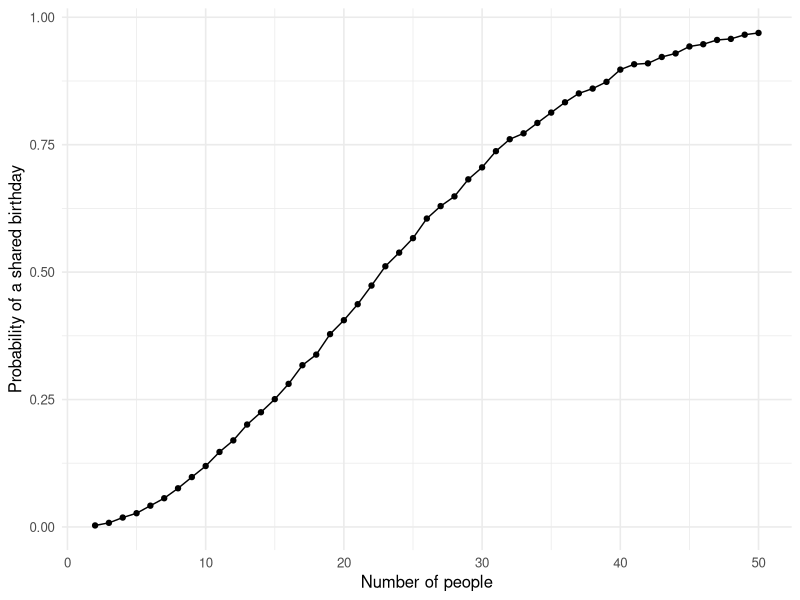

Source code (R): (Note: this script raises an error after producing the figure.)
## ---- chunk 1
library(tidyverse)
knitr::opts_chunk$set(message = FALSE, fig.width = 7, fig.asp = 0.65)
theme_set(theme_minimal(base_size = 12))
## ---- chunk 2
birthday_repeated = function(n_people) {
  birthdays = sample(1:365, size = n_people, replace = TRUE)
  return(length(unique(birthdays)) < n_people)
}

set.seed(2367)

birthday_summary =
  expand_grid(n_people = 2:50, iteration = 1:10000) |>
  mutate(shared_birthday = map_lgl(n_people, birthday_repeated)) |>
  group_by(n_people) |>
  summarize(probability = mean(shared_birthday))
## ---- chunk 3
birthday_summary |>
  ggplot(aes(x = n_people, y = probability)) +
  geom_line() +
  geom_point() +
  labs(x = "Number of people", y = "Probability of a shared birthday")
## ---- chunk 4
study_data =
  tibble(file_name = list.files("data", pattern = "\\.csv$")) |>
  mutate(
    observations = map(paste0("data/", file_name), read_csv),
    file_name = str_remove(file_name, "\\.csv$")
  ) |>
  separate(file_name, into = c("arm", "subject_id"), sep = "_") |>
  mutate(arm = recode(arm, con = "Control", exp = "Experimental")) |>
  unnest(observations) |>
  pivot_longer(
    starts_with("week_"),
    names_to = "week",
    names_prefix = "week_",
    values_to = "observation"
  ) |>
  mutate(week = as.integer(week))
## ---- chunk 5
study_data |>
  ggplot(aes(
    x = week, y = observation,
    group = interaction(arm, subject_id), color = arm
  )) +
  geom_line() +
  facet_wrap(~arm) +
  scale_x_continuous(breaks = 1:8) +
  labs(x = "Week", y = "Observation", color = "Arm") +
  theme(legend.position = "none")
## ---- chunk 6
sim_t_test = function(mu) {
  sample_data = rnorm(30, mean = mu, sd = 5)
  t.test(sample_data, mu = 0) |>
    broom::tidy() |>
    select(estimate, p.value)
}

set.seed(2368)

test_results =
  expand_grid(true_mu = 0:6, iteration = 1:5000) |>
  mutate(results = map(true_mu, sim_t_test)) |>
  unnest(results) |>
  mutate(rejected = p.value < 0.05)

test_summary =
  test_results |>
  group_by(true_mu) |>
  summarize(
    power = mean(rejected),
    mean_all = mean(estimate),
    mean_rejected = mean(estimate[rejected])
  )
## ---- chunk 7
test_summary |>
  ggplot(aes(x = true_mu, y = power)) +
  geom_line() +
  geom_point() +
  scale_x_continuous(breaks = 0:6) +
  labs(x = "True mean", y = "Proportion rejecting the null")
## ---- chunk 8
test_summary |>
  pivot_longer(
    c(mean_all, mean_rejected),
    names_to = "samples", values_to = "average_estimate"
  ) |>
  ggplot(aes(x = true_mu, y = average_estimate, color = samples)) +
  geom_abline(intercept = 0, slope = 1, linetype = "dashed") +
  geom_line() +
  geom_point() +
  scale_x_continuous(breaks = 0:6) +
  scale_color_discrete(labels = c("All samples", "Rejected null only")) +
  labs(x = "True mean", y = "Average estimated mean", color = NULL) +
  theme(legend.position = "bottom")
